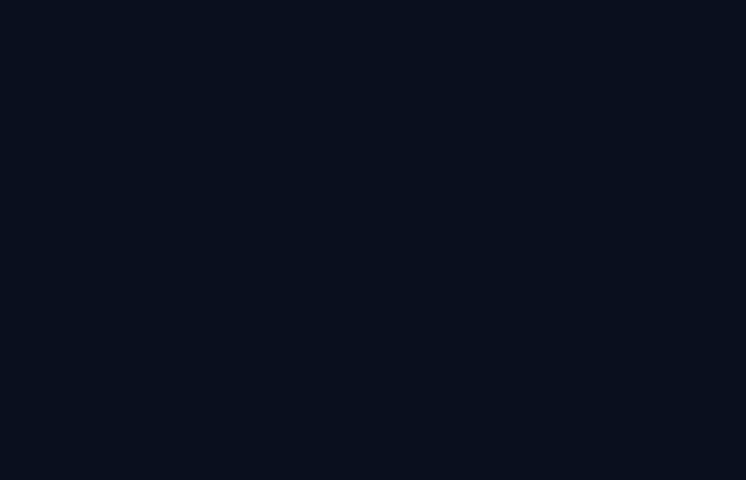
Frame 1 (no input)
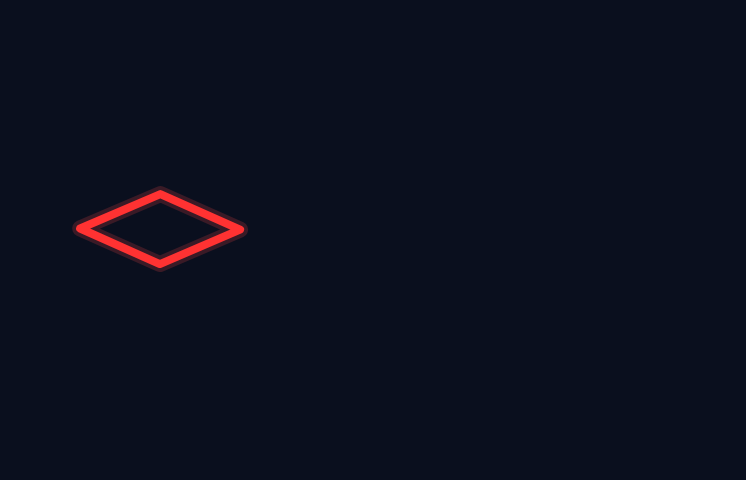
Frame 60 (no input)
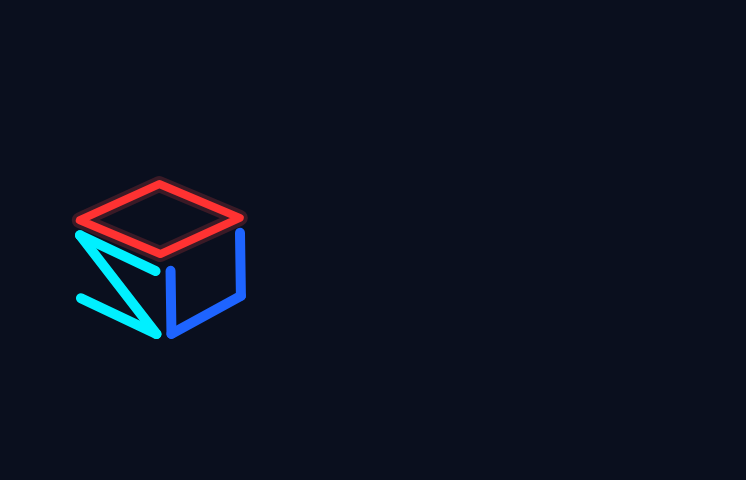
Frame 120 (the mouse pressed at the canvas centre since frame 60)

The p5.js sketch that drew these frames (run headless with seeded random() and noise() and a simulated clock; from frame 60 on, the mouse is pressed at the canvas centre):

// p5.js sketch
// ── sketch.js
let t = 0;

// Global Variables for Elements Geometry
let logoX = 160;
let logoY = 240;
let circleSize1 = 60, circleSize2 = 60, circleSize3 = 35, circleSize4 = 30;

// Global Variables for Advanced Dynamic Physics (Animations)
let laserCut = 0;
let cubeScale = 0;
let sLineGrow = 0;
let uLineGrow = 0;
let cGrow1 = 0, cGrow2 = 0, cGrow3 = 0, cGrow4 = 0;

// Global Variables for Advanced Typography Morphing
let alphaT1 = 0, alphaT2 = 0, alphaT3 = 0, alphaT4 = 0, alphaT5 = 0;
let yOffsetT1 = 50, yOffsetT2 = 50, yOffsetT3 = 50, yOffsetT4 = 50, yOffsetT5 = 50;

function setup() {
  createCanvas(746, 480);
  textFont("Helvetica, sans-serif"); // Clean, high-end professional font
}

function draw() {
  background(10, 15, 30); // Premium Deep Cyber Space Background
  t += 1;

  // Global Organic Fluid Floating Effect
  let waveEffect = sin(t * 0.04) * 6;
  let waveRotate = cos(t * 0.02) * 0.02;

  // ====================================================
  // 1. ADVANCED LOGO REVEAL (Laser Cutting & Elastic Physics)
  // ====================================================
  push();
  translate(logoX, logoY + waveEffect);
  rotate(waveRotate);

  // --- LASER EFFECTS: Top Diamond Box Cover ---
  if (t > 20 && laserCut < 1.0) { laserCut += 0.03; }
  if (t > 20) {
    strokeWeight(8);
    strokeCap(ROUND);
    strokeJoin(ROUND);
    noFill();
    
    // Cyberpunk Neon Red Outline with Glow
    stroke(255, 75, 75, 50); strokeWeight(16);
    quad(0, -50, 80, -15, 0, 20, -80, -15); // Outer Glow
    
    stroke(255, 50, 50); strokeWeight(8);
    let l = laserCut;
    beginShape();
    if (l > 0) vertex(0, -50);
    if (l > 0.25) vertex(lerp(0, 80, map(l, 0.25, 0.5, 0, 1, true)), lerp(-50, -15, map(l, 0.25, 0.5, 0, 1, true)));
    if (l > 0.5)  vertex(lerp(80, 0, map(l, 0.5, 0.75, 0, 1, true)), lerp(-15, 20, map(l, 0.5, 0.75, 0, 1, true)));
    if (l > 0.75) vertex(lerp(0, -80, map(l, 0.75, 1.0, 0, 1, true)), lerp(20, -15, map(l, 0.75, 1.0, 0, 1, true)));
    if (l >= 1.0) vertex(0, -50);
    endShape(CLOSE);
  }

  // --- CYAN NEON LINES: "S" Shape Growth ---
  if (t > 60 && sLineGrow < 1.0) { sLineGrow += 0.04; }
  if (t > 60) {
    stroke(0, 240, 255); // Cyber Cyan Neon
    strokeWeight(10);
    let sg = sLineGrow;
    
    if (sg > 0) line(-80, 0, lerp(-80, -5, min(sg * 3, 1)), lerp(0, 37, min(sg * 3, 1)));
    if (sg > 0.33) line(-80, 0, lerp(-80, -5, map(sg, 0.33, 0.66, 0, 1, true)), lerp(0, 100, map(sg, 0.33, 0.66, 0, 1, true)));
    if (sg > 0.66) line(-5, 100, lerp(-5, -80, map(sg, 0.66, 1.0, 0, 1, true)), lerp(100, 63, map(sg, 0.66, 1.0, 0, 1, true)));
  }

  // --- BLUE NEON LINES: "U" Shape Growth ---
  if (t > 90 && uLineGrow < 1.0) { uLineGrow += 0.04; }
  if (t > 90) {
    stroke(30, 100, 255); // Electric Royal Blue
    strokeWeight(10);
    let ug = uLineGrow;
    
    if (ug > 0) line(10, 100, lerp(10, 10, min(ug * 3, 1)), lerp(10, 37, min(ug * 3, 1)));
    if (ug > 0.33) line(10, 100, lerp(10, 80, map(ug, 0.33, 0.66, 0, 1, true)), lerp(100, 63, map(ug, 0.33, 0.66, 0, 1, true)));
    if (ug > 0.66) line(80, 63, lerp(80, 80, map(ug, 0.66, 1.0, 0, 1, true)), lerp(63, 0, map(ug, 0.66, 1.0, 0, 1, true)));
  }

  // --- ORB POPPING: Circles Expansion ---
  noStroke();
  
  // Top Large Red Circle
  if (t > 130 && cGrow1 < 1.0) { cGrow1 += (1.0 - cGrow1) * 0.1; }
  if (cGrow1 > 0.01) {
    push(); translate(-40, -150); scale(cGrow1);
    fill(255, 50, 50, 50); circle(0, 0, circleSize1 + 20); // Aura
    fill(230, 40, 45); circle(0, 0, circleSize1);
    pop();
  }

  // Right Blue Circle
  if (t > 150 && cGrow2 < 1.0) { cGrow2 += (1.0 - cGrow2) * 0.1; }
  if (cGrow2 > 0.01) {
    push(); translate(25, -95); scale(cGrow2);
    fill(30, 100, 255, 60); circle(0, 0, circleSize2 + 15);
    fill(25, 60, 120); circle(0, 0, circleSize2);
    pop();
  }

  // Left Small Blue Circle
  if (t > 170 && cGrow3 < 1.0) { cGrow3 += (1.0 - cGrow3) * 0.1; }
  if (cGrow3 > 0.01) {
    push(); translate(-40, -75); scale(cGrow3);
    fill(0, 200, 255, 70); circle(0, 0, circleSize3 + 10);
    fill(0, 130, 200); circle(0, 0, circleSize3);
    pop();
  }

  // Inside Box Red Circle
  if (t > 190 && cGrow4 < 1.0) { cGrow4 += (1.0 - cGrow4) * 0.12; }
  if (cGrow4 > 0.01) {
    push(); translate(15, -25); scale(cGrow4);
    stroke(255, 255, 255, 200); strokeWeight(2);
    fill(255, 50, 50); circle(0, 0, circleSize4);
    pop();
  }
  pop();

  // ====================================================
  // 2. MORPHING TYPOGRAPHY (Rise & Spatial Expansion)
  // ====================================================
  noStroke();
  textAlign(LEFT, TOP);

  // F - Top Japanese Phrase (Elegant Slate White)
  if (t > 220) {
    alphaT1 = min(200, alphaT1 + 8);
    yOffsetT1 = max(0, yOffsetT1 + (0 - yOffsetT1) * 0.1);
    fill(226, 232, 240, alphaT1);
    textSize(30);
    text("偉大なる平凡人たれ", 370, 95 + yOffsetT1 + waveEffect * 0.5);
  }

  // G - "100th" Cinematic Statement
  if (t > 250) {
    alphaT2 = min(255, alphaT2 + 10);
    yOffsetT2 = max(0, yOffsetT2 + (0 - yOffsetT2) * 0.1);
    fill(255, 75, 75, alphaT2); // Liquid Red Neon text
    
    textSize(115);
    textStyle(BOLD);
    text("100", 370, 140 + yOffsetT2 + waveEffect * 0.6);
    
    textSize(55);
    text("th", 580, 145 + yOffsetT2 + waveEffect * 0.6);
    textStyle(NORMAL);
  }

  // H - "Anniversary" Modern Subtitle
  if (t > 280) {
    alphaT3 = min(200, alphaT3 + 8);
    yOffsetT3 = max(0, yOffsetT3 + (0 - yOffsetT3) * 0.1);
    fill(226, 232, 240, alphaT3);
    textSize(40);
    textStyle(BOLD);
    text("Anniversary", 370, 275 + yOffsetT3 + waveEffect * 0.5);
    textStyle(NORMAL);
  }

  // I - "SINCE 1928" Tech Data Label
  if (t > 300) {
    alphaT4 = min(120, alphaT4 + 8);
    yOffsetT4 = max(0, yOffsetT4 + (0 - yOffsetT4) * 0.1);
    fill(148, 163, 184, alphaT4); // Soft Tech Gray
    textSize(24);
    text("S I N C E   1 9 2 8", 375, 335 + yOffsetT4 + waveEffect * 0.4);
  }

  // J - Bottom School Name Branding
  if (t > 320) {
    alphaT5 = min(255, alphaT5 + 10);
    yOffsetT5 = max(0, yOffsetT5 + (0 - yOffsetT5) * 0.1);
    fill(255, 90, 90, alphaT5);
    textSize(30);
    textStyle(BOLD);
    text("学校法人大阪産業大学", 370, 385 + yOffsetT5 + waveEffect * 0.3);
    textStyle(NORMAL);
  }
}
